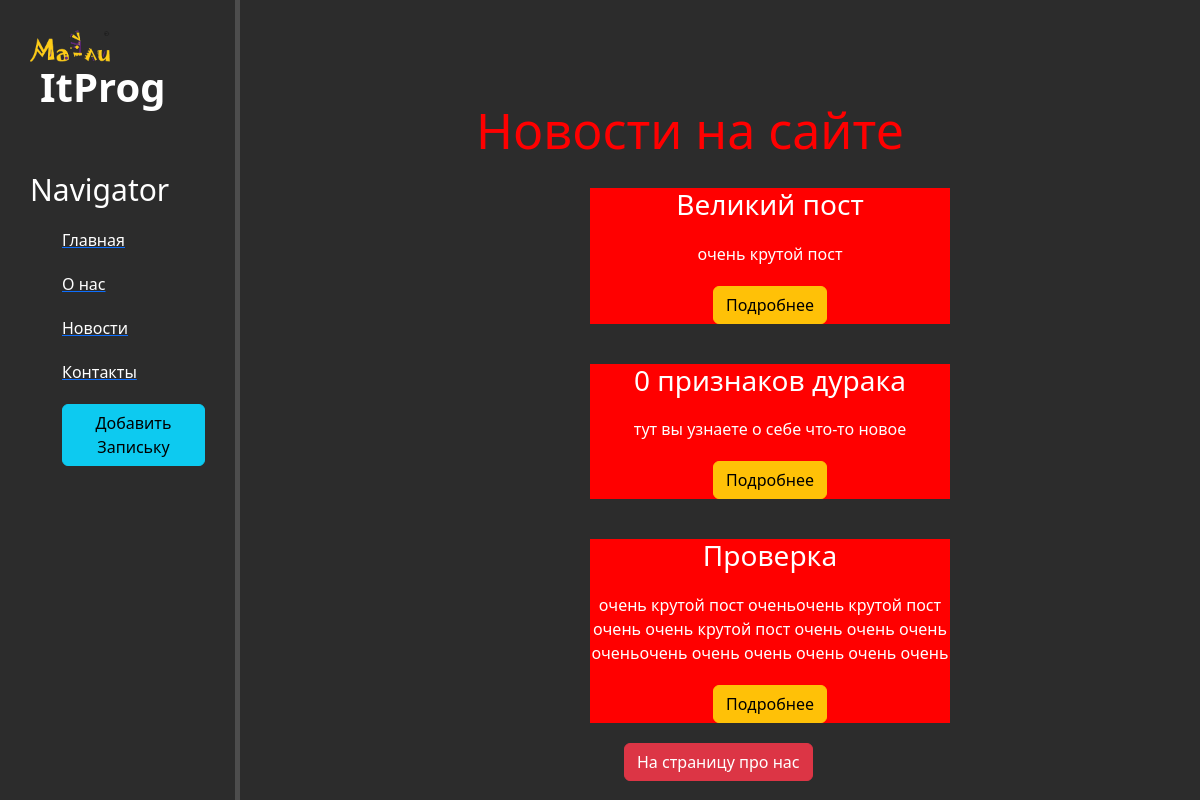
Page /news/ on the committed database.
### news/models.py (models this page shows, shortened)
class Articles(models.Model):
    title = models.CharField('название', max_length=50)
    anons = models.CharField('Анонс', max_length=250)
    text = models.TextField('Staty')
    date = models.DateTimeField('Data')
    class Meta:
        verbose_name='Новость'
        verbose_name_plural = 'Новости'

### news/views.py (the view)
# urls.py: path('', views.news_home, name='news_hom'),
def news_home(request):
    news = Articles.objects.order_by('-date')
    return render(request,'news/news_hom.html', {'news':news})

### news/templates/news/news_hom.html (shortened to what this page needs)
{%extends 'popo/lox.html'%}
{%block con%}
<div class="features">
    <h1> Новости на сайте </h1>
{% if news %}
    {%for i in news%}
        <div class="arelt arelt-warning">
            <h3>{{i.title}}</h3>
            <p>{{i.anons}}</p>
            <a href="{% url 'news-detail' i.id %}" class="btn btn-warning">Подробнее</a>
        </div>
    {%endfor%}
{%else%}
    <p>У вас нет мозга</p>
    {%endif%}
</div>
<button class="btn btn-danger">На страницу про нас</button>
{%endblock%}

### popo/templates/popo/lox.html (shortened to what this page needs)
{%load static%}
<!DOCTYPE html>
<html lang="ru">
<head>
    <link rel="stylesheet" href="https://cdn.jsdelivr.net/npm/bootstrap@5.3.2/dist/css/bootstrap.min.css">
    <link rel="stylesheet" href="https://use.fontawesome.com/releases/v5.8.2/css/all.css">
    <link rel="stylesheet" href="{% static 'popo/css/main.css' %}">
</head>
<body>
<aside>
    <img src="{% static 'popo/img/logo.png' %}" alt="Logo">
    <span class="logo">ItProg</span>
    <h3>Navigator</h3>
    <ul>
        <a href="{%url 'home'%}"><li>Главная</li></a>
        <a href="{%url 'about'%}"><li>О нас</li></a>
        <a href="{%url 'news_hom'%}"><li>Новости</li></a>
        <a href=""><li>Контакты</li></a>
        <a href="{%url 'create'%}"><li><button class="btn btn-info">Добавить Запиську</button></li></a>
    </ul>
    </aside>
<main>
{% block con%}
{%endblock%}
</main>
</body>
</html>

### popo/static/popo/css/main.css (style rules this page uses)
body { background: #2c2c2c; }
aside { float:left; background:181818; width:20%; padding:2.5%; height:100vh; color:#fff; border-right:5px solid #4d4d4d; }
aside img { width:80px; float: left; }
aside .logo { font-size: 40px; margin-left: 10px; font-weight: bold; position: relative; top:-5px; }
aside h3 { margin-top: 50px; font-size: 30px; }
aside ul { list-style: none }
aside ul li { color:#fff; display: block; margin-top: 20px; transition: transform .6s ease; }
main .features { float: left; color:red; margin-top:100px; text-align:center; width:75%; }
main .features h1 { font-size: 50px; }
main .features p { max-width: 400px;margin: 20px auto }
.arelt-warning { color:#fff; float: left; text-aling: left; margin:20px; width:40%; margin-left:350px; background:red; }
.btn-danger { margin-left:32%; }

### rows in the picture
Articles: title "Великий пост", anons "очень крутой пост"
Articles: title "0 признаков дурака", anons "тут вы узнаете о себе что-то новое"
Articles: title "Проверка", anons "очень крутой пост оченьочень крутой пост очень очень крутой пост очень очень очень оченьочень очень очень очень очень очень"
